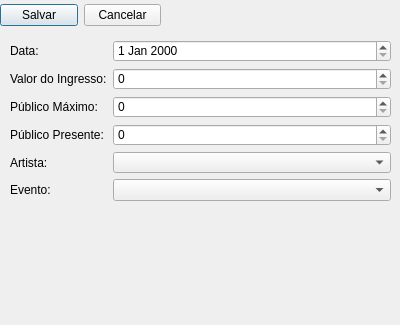
<?xml version="1.0" encoding="UTF-8"?>
<ui version="4.0">
 <class>Dialog</class>
 <widget class="QDialog" name="Dialog">
  <property name="geometry">
   <rect>
    <x>0</x>
    <y>0</y>
    <width>400</width>
    <height>325</height>
   </rect>
  </property>
  <property name="windowTitle">
   <string>Cadastro de Apresentacao - Eventos</string>
  </property>
  <widget class="QWidget" name="horizontalLayoutWidget">
   <property name="geometry">
    <rect>
     <x>0</x>
     <y>0</y>
     <width>161</width>
     <height>31</height>
    </rect>
   </property>
   <layout class="QHBoxLayout" name="horizontalLayout">
    <item>
     <widget class="QPushButton" name="pushButtonSalvar">
      <property name="text">
       <string>Salvar</string>
      </property>
     </widget>
    </item>
    <item>
     <widget class="QPushButton" name="pushButtonCancelar">
      <property name="text">
       <string>Cancelar</string>
      </property>
     </widget>
    </item>
   </layout>
  </widget>
  <widget class="QWidget" name="formLayoutWidget">
   <property name="geometry">
    <rect>
     <x>10</x>
     <y>40</y>
     <width>381</width>
     <height>161</height>
    </rect>
   </property>
   <layout class="QFormLayout" name="formLayout">
    <item row="0" column="0">
     <widget class="QLabel" name="labelData">
      <property name="text">
       <string>Data:</string>
      </property>
     </widget>
    </item>
    <item row="0" column="1">
     <widget class="QDateEdit" name="dateEditData"/>
    </item>
    <item row="1" column="0">
     <widget class="QLabel" name="labelValorIngresso">
      <property name="text">
       <string>Valor do Ingresso:</string>
      </property>
     </widget>
    </item>
    <item row="1" column="1">
     <widget class="QSpinBox" name="spinBoxValorIngresso"/>
    </item>
    <item row="3" column="0">
     <widget class="QLabel" name="labelPublicoPresente">
      <property name="text">
       <string>Público Presente:</string>
      </property>
     </widget>
    </item>
    <item row="3" column="1">
     <widget class="QSpinBox" name="spinBoxPublicoPresente"/>
    </item>
    <item row="2" column="0">
     <widget class="QLabel" name="labelPublicoMaximo">
      <property name="text">
       <string>Público Máximo:</string>
      </property>
     </widget>
    </item>
    <item row="2" column="1">
     <widget class="QSpinBox" name="spinBoxPublicoMaximo"/>
    </item>
    <item row="4" column="0">
     <widget class="QLabel" name="labelArtista">
      <property name="text">
       <string>Artista:</string>
      </property>
     </widget>
    </item>
    <item row="4" column="1">
     <widget class="QComboBox" name="comboBoxArtista"/>
    </item>
    <item row="5" column="0">
     <widget class="QLabel" name="labelEvento">
      <property name="text">
       <string>Evento:</string>
      </property>
     </widget>
    </item>
    <item row="5" column="1">
     <widget class="QComboBox" name="comboBoxEvento"/>
    </item>
   </layout>
  </widget>
 </widget>
 <tabstops>
  <tabstop>dateEditData</tabstop>
  <tabstop>spinBoxValorIngresso</tabstop>
  <tabstop>spinBoxPublicoMaximo</tabstop>
  <tabstop>spinBoxPublicoPresente</tabstop>
  <tabstop>comboBoxArtista</tabstop>
  <tabstop>comboBoxEvento</tabstop>
  <tabstop>pushButtonSalvar</tabstop>
  <tabstop>pushButtonCancelar</tabstop>
 </tabstops>
 <resources/>
 <connections/>
</ui>
